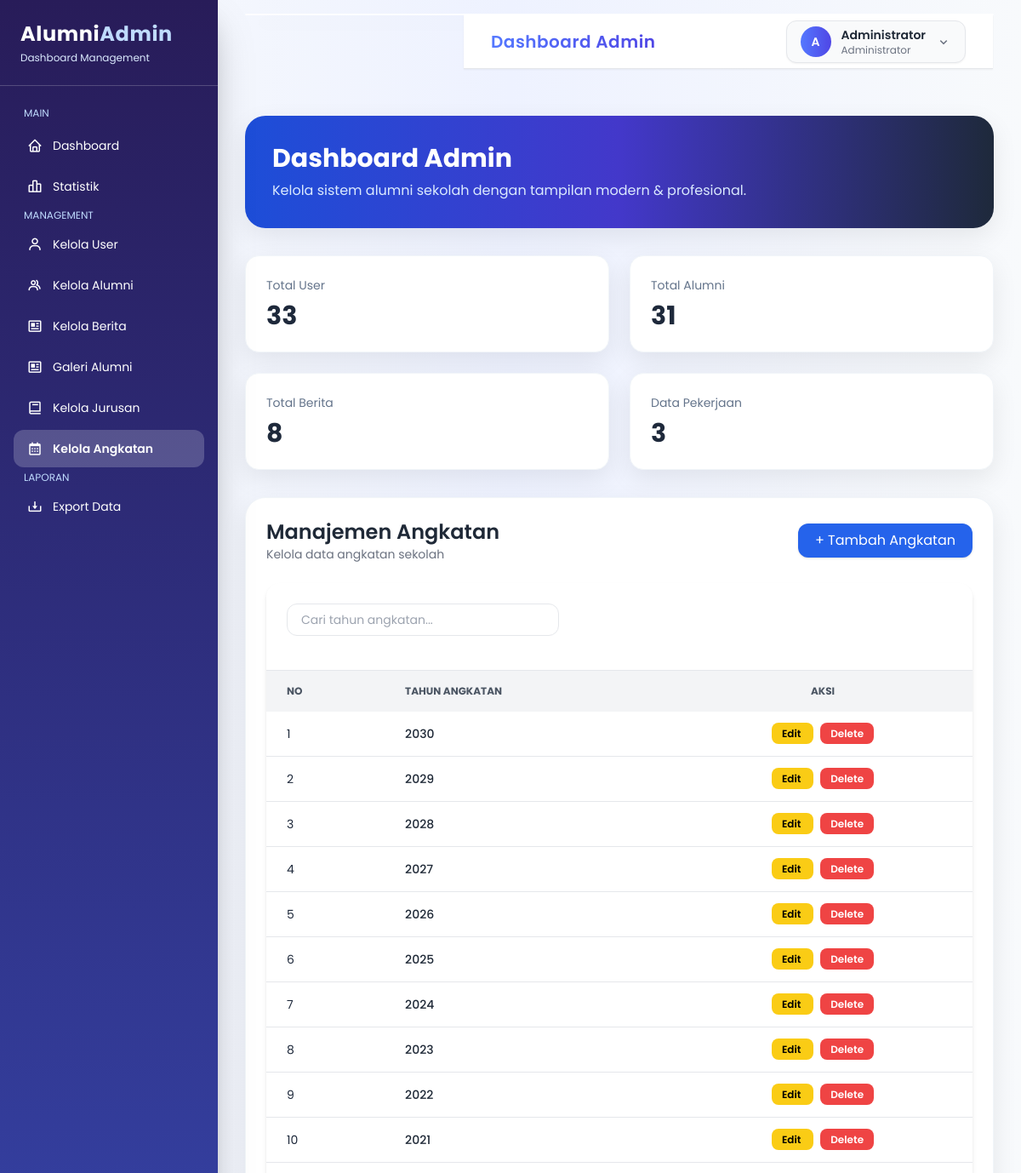
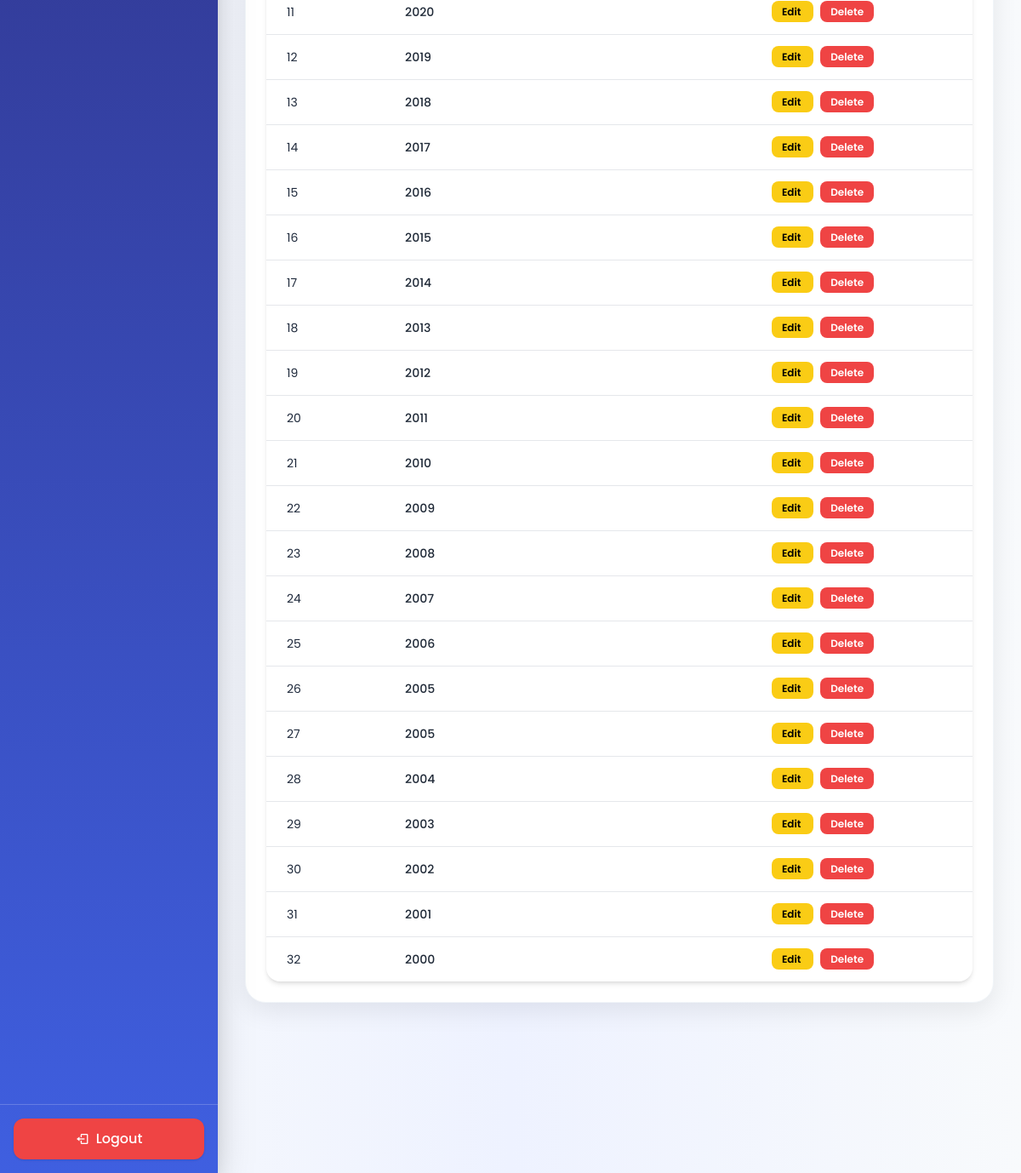
Page /dashboard_admin.php?page=angkatan (signed in) on the committed database (2 pictures, top to bottom).
### tables this page shows
CREATE TABLE `angkatan` (
  `id` int NOT NULL,
  `tahun_angkatan` year NOT NULL
);

### pages/admin/angkatan/angkatan.php (the view, shortened to what this page needs)
<?php
$keyword = $_GET['search'] ?? '';
if ($keyword != '') {
    $data = mysqli_query($conn,"SELECT * FROM angkatan
        WHERE tahun_angkatan LIKE '%$keyword%'
        ORDER BY id DESC");
} else {
    $data = mysqli_query($conn,"SELECT * FROM angkatan ORDER BY id DESC");
}
?>
<div class="space-y-6">
    <div class="flex justify-between items-center">
        <div>
            <h1 class="text-2xl font-semibold text-gray-800">
                Manajemen Angkatan
            </h1>
            <p class="text-sm text-gray-500">
                Kelola data angkatan sekolah
            </p>
        </div>
        <a href="?page=angkatan-tambah"
           class="bg-blue-600 hover:bg-blue-700 text-white px-5 py-2 rounded-xl shadow transition">
            + Tambah Angkatan
        </a>
    </div>
    <div class="bg-white rounded-2xl shadow-md overflow-hidden">
        <div class="p-6 border-b">
            <form method="GET">
                <input type="text" name="search"
                       value="<?= $keyword ?>"
                       placeholder="Cari tahun angkatan..."
                       class="w-80 px-4 py-2 border rounded-xl focus:ring-2 focus:ring-blue-500 focus:outline-none text-sm">
            </form>
        </div>
        <table class="w-full text-sm">
            <thead class="bg-gray-100 text-gray-600 uppercase text-xs">
                <tr>
                    <th class="px-6 py-4 text-left">No</th>
                    <th class="px-6 py-4 text-left">Tahun Angkatan</th>
                    <th class="px-6 py-4 text-center">Aksi</th>
                </tr>
            </thead>
            <tbody class="divide-y">
            <?php $no=1; while($row=mysqli_fetch_assoc($data)) { ?>
                <tr class="hover:bg-gray-50">
                    <td class="px-6 py-4"><?= $no++ ?></td>
                    <td class="px-6 py-4 font-medium text-gray-800">
                        <?= $row['tahun_angkatan'] ?>
                    </td>
                    <td class="px-6 py-4 text-center space-x-2">
                        <a href="?page=angkatan-edit&id=<?= $row['id'] ?>"
                           class="bg-yellow-400 hover:bg-yellow-500 text-black px-3 py-1 rounded-lg text-xs font-semibold transition">
                            Edit
                        </a>
                        <a href="?page=angkatan-hapus&id=<?= $row['id'] ?>"
                           onclick="return confirm('Yakin hapus data?')"
                           class="bg-red-500 hover:bg-red-600 text-white px-3 py-1 rounded-lg text-xs font-semibold transition">
                            Delete
                        </a>
                    </td>
                </tr>
            <?php } ?>
            </tbody>
        </table>
    </div>
</div>

### dashboard_admin.php (style rules this page uses)
body { background: linear-gradient(to right,#f8fafc,#eef2ff,#f8fafc); }

### rows in the picture
angkatan: tahun_angkatan "2030"
angkatan: tahun_angkatan "2029"
angkatan: tahun_angkatan "2028"
angkatan: tahun_angkatan "2027"
angkatan: tahun_angkatan "2026"
angkatan: tahun_angkatan "2025"
angkatan: tahun_angkatan "2024"
angkatan: tahun_angkatan "2023"
angkatan: tahun_angkatan "2022"
angkatan: tahun_angkatan "2021"
angkatan: tahun_angkatan "2020"
angkatan: tahun_angkatan "2019"
angkatan: tahun_angkatan "2018"
angkatan: tahun_angkatan "2017"
angkatan: tahun_angkatan "2016"
angkatan: tahun_angkatan "2015"
angkatan: tahun_angkatan "2014"
angkatan: tahun_angkatan "2013"
angkatan: tahun_angkatan "2012"
angkatan: tahun_angkatan "2011"
angkatan: tahun_angkatan "2010"
angkatan: tahun_angkatan "2009"
angkatan: tahun_angkatan "2008"
angkatan: tahun_angkatan "2007"
angkatan: tahun_angkatan "2006"
angkatan: tahun_angkatan "2005"
angkatan: tahun_angkatan "2005"
angkatan: tahun_angkatan "2004"
angkatan: tahun_angkatan "2003"
angkatan: tahun_angkatan "2002"
angkatan: tahun_angkatan "2001"
angkatan: tahun_angkatan "2000"

### other values in the picture
substr($_SESSION['fullname'],0,1) "A"
$_SESSION['fullname'] "Administrator"
$total_user "33"
$total_alumni "31"
$total_berita "8"
$total_pekerjaan "3"
